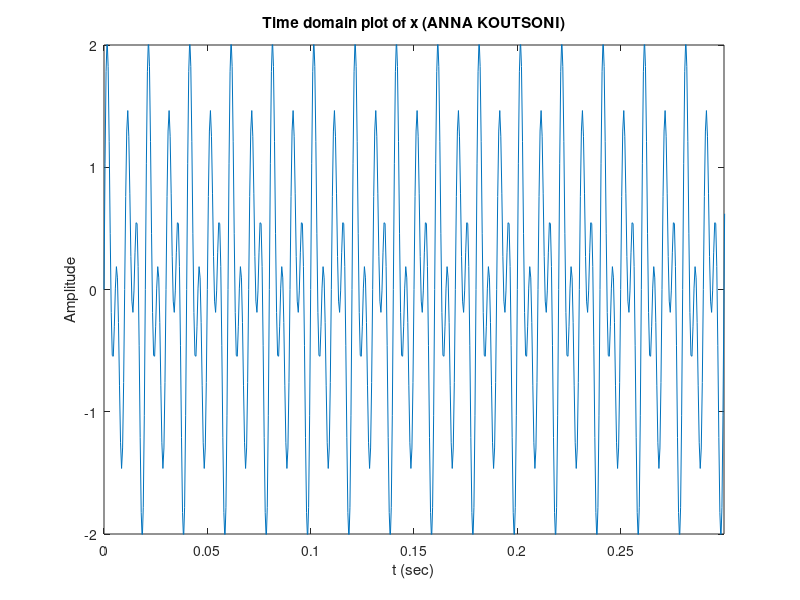
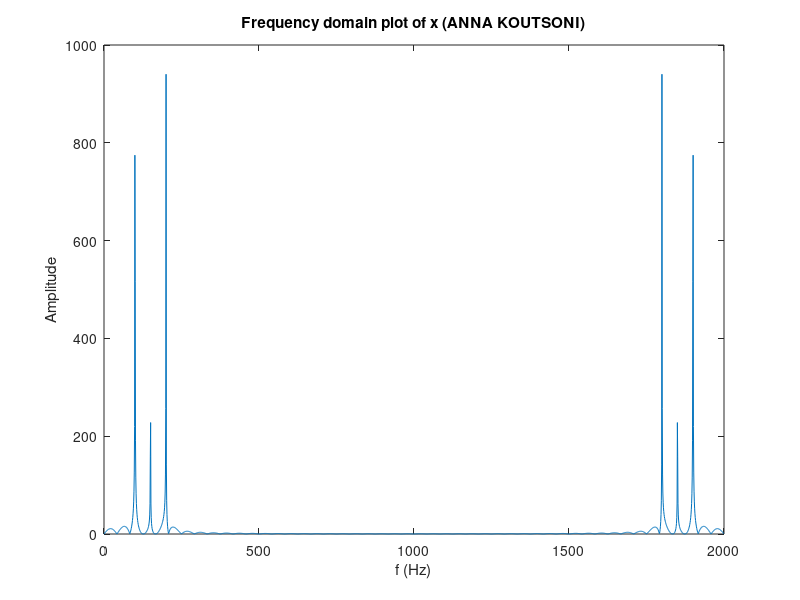
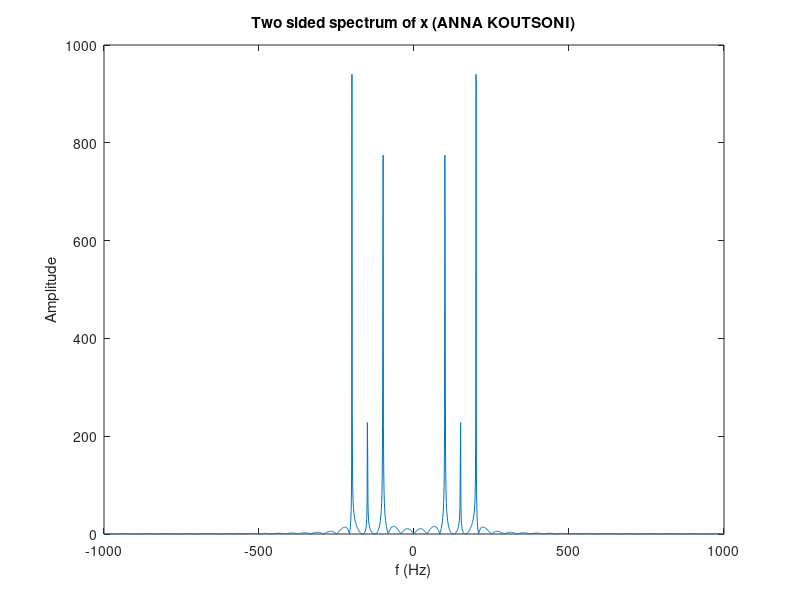
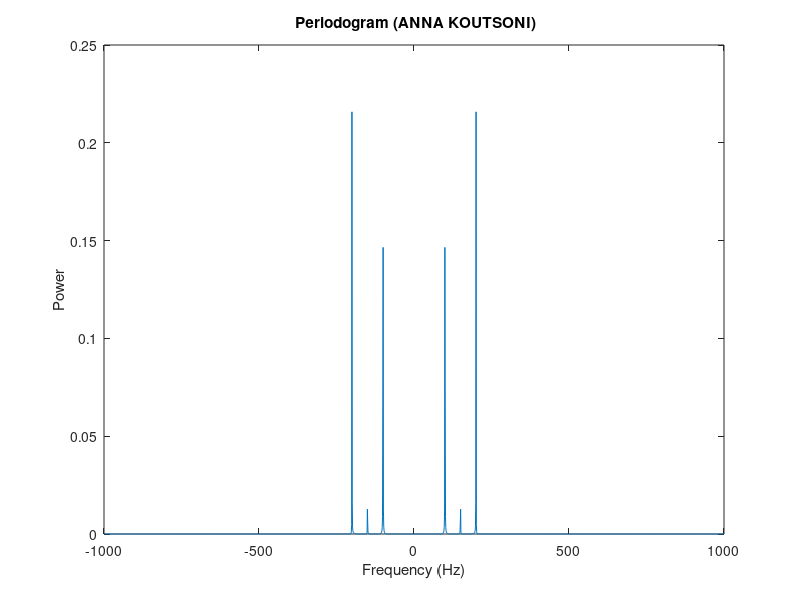

Here is the MATLAB script that generated these plots, in order:
%%%%%%%%%%%%%%%%%%%%%%%%%%%%%%%%%%%%%%%%%%%%%%%%%%%%%%%%%%%%%%%%%%%%%%%%%%%
% Part 1 Δημιουργήστε το σήμα
%%%%%%%%%%%%%%%%%%%%%%%%%%%%%%%%%%%%%%%%%%%%%%%%%%%%%%%%%%%%%%%%%%%%%%%%%%%
close all; % κλείστε όλες τις γραφικές παραστάσεις
clear all; % καθαρίστε τον χώρο εργασίας
clc; % καθαρίστε το παράθυρο εντολών
Fs=2000; % συχνότητα δειγματοληψίας 2000 Hz
Ts=1/Fs; % περίοδος δειγματοληψίας
L=2000; % μήκος σήματος (αριθμός δειγμάτων)
T=L*Ts; % διάρκεια σήματος
t=0:Ts:(L-1)*Ts; % χρονικές στιγμές υπολογισμού το σήματος
x=sin(2*pi*100*t)+ 0.3*sin(2*pi*150*(t-2))+ sin(2*pi*200*t); % ημιτονικό σήμα συχνότητας 100 Hz
 % συνιστώσα 150 Hz
 % συνιστώσα 200 Hz
% Σχεδιάστε το σήμα στο πεδίο του χρόνου
figure(1) % άνοιγμα παραθύρου για γραφική παράσταση
plot(t,x) % γραφική παράσταση του σήματος
title('Time domain plot of x (ANNA KOUTSONI)') % τίτλος γραφικής παράστασης
xlabel('t (sec)') % λεζάντα στον άξονα x
ylabel('Amplitude') % λεζάντα στον άξονα y
pause % αναμονή, πιέστε ένα πλήκτρο για να συνεχίσετε
axis([0 0.3 -2 2]) % εμφάνιση του σήματος από 0 έως 0.3 sec και
 % κλίμακα από -2 έως 2
pause % αναμονή, πιέστε ένα πλήκτρο για να συνεχίσετε
% Υπολογίστε τον διακριτό μετασχηματισμό Fourier
N = 2^nextpow2(L); % μήκος μετασχηματισμού Fourier.
 % η nextpow2 βρίσκει τον εκθέτη της δύναμης του 2 που
 % είναι μεγαλύτερη ή ίση από το όρισμα L
% εναλλακτικά, =ceil(log2(L))
Fo=Fs/N; % ανάλυση συχνότητας
f=(0:N-1)*Fo; % διάνυσμα συχνοτήτων
X=fft(x,N); % αριθμητικός υπολογισμός του διακριτού μετασχηματισμού
 % Fourier (DFT) για Ν σημεία
% Σχεδιάστε το σήμα στο πεδίο συχνότητας
% Αφού το σήμα είναι πραγματικό μπορείτε
% να σχεδιάσετε μόνο τις θετικές συχνότητες
figure(2) % άνοιγμα παραθύρου για γραφική παράστα-ση
plot((f(1:N)),abs(X(1:N))) % γραφική παράσταση των θετικών συχνοτή-των
title('Frequency domain plot of x (ANNA KOUTSONI)') % τίτλος γραφικής παράστασης
xlabel('f (Hz)') % λεζάντα στον άξονα x
ylabel('Amplitude') % λεζάντα στον άξονα y
pause % αναμονή για να δείτε το σχήμα
 % πιέστε ένα πλήκτρο για να συνεχίσετε

% για τη γραφική παράσταση του αμφίπλευρου φάσματος
% πρέπει να χρησιμοποιήσετε την fftshift ώστε ο όρος για
% τη συχνότητα μηδέν να μετακινηθεί στην αρχή των αξόνων
% δείτε help fftshift για περισσότερες λεπτομέρειες
figure(3) % άνοιγμα παραθύρου για γραφική παράσταση
f=f-Fs/2; % ολίσθηση συχνοτήτων προς τα αριστερά κατά –Fs/2
X=fftshift(X); % ολίσθηση της μηδενικής συχνότητας στο κέντρο
 % του φάσματος
 % (ακολουθούν πολλές εντολές σε μια γραμμή)
plot(f,abs(X));title('Two sided spectrum of x (ANNA KOUTSONI)'); xlabel('f (Hz)');
ylabel('Amplitude')
pause % αναμονή, πιέστε ένα πλήκτρο για να συνεχίσετε
% Υπολογίστε την ισχύ
power=X.*conj(X)/N/L; % υπολογισμός πυκνότητας ισχύος
figure(4) % άνοιγμα παραθύρου για γραφική παράσταση
plot(f,power) % ισχύς ανά συνιστώσα συχνότητα
xlabel('Frequency (Hz)') % λεζάντα στον άξονα x
ylabel('Power') % λεζάντα στον άξονα y
title('{\bf Periodogram} (ANNA KOUTSONI)') % τίτλος διαγράμματος με παχιά γράμματα
pause
disp('Part2')
%%%%%%%%%%%%%%%%%%%%%%%%%%%%%%%%%%%%%%%%%%%%%%%%%%%%%%%%%%%%%%%%%%%%%%%%%%%

sz=size(x);
n=randn(sz);
figure(5) % άνοιγμα παραθύρου για γραφική παράσταση
plot(t,n) % γραφική παράσταση του σήματος
axis([0 0.3 -2 2]) % εμφάνιση του σήματος από 0 έως 0.3 sec και
 % κλίμακα από -2 έως 2
title('Time domain plot of n (ANNA KOUTSONI)') % τίτλος γραφικής παράστασης
xlabel('t (sec)') % λεζάντα στον άξονα x
ylabel('Noise') % λεζάντα στον άξονα y
pause % αναμονή, πιέστε ένα πλήκτρο για να συνεχίσετε

Nf=fft(n,N);
powern=Nf.*conj(Nf)/N/L; % υπολογισμός πυκνότητας φάσματος ισχύος
figure(6) % άνοιγμα παραθύρου για γραφική παράσταση
f1=(0:N-1)*Fo;
plot(f1,powern) % ισχύς ανά συνιστώσα συχνότητα
xlabel('Frequency (Hz)') % λεζάντα στον άξονα x
ylabel('Power') % λεζάντα στον άξονα y
title('{\bf Periodogram} (ANNA KOUTSONI)') % τίτλος διαγράμματος με παχιά γράμματα
pause

s=x+n;
figure(7) % άνοιγμα παραθύρου για γραφική παράσταση
plot(t,s) % γραφική παράσταση του σήματος
axis([0 0.2 -2 2]) % εμφάνιση του σήματος από 0 έως 0.2 sec και
 % κλίμακα από -2 έως 2
title('Time domain plot of s (ANNA KOUTSONI)') % τίτλος γραφικής παράστασης
xlabel('t (sec)') % λεζάντα στον άξονα x
ylabel('Amplitude') % λεζάντα στον άξονα y
pause % αναμονή, πιέστε ένα πλήκτρο για να συνεχίσετε
figure(8) % άνοιγμα παραθύρου για γραφική παράσταση
S=fft(s,N);
S=fftshift(S); % ολίσθηση της μηδενικής συχνότητας στο κέντρο
 % του φάσματος
 % (ακολουθούν πολλές εντολές σε μια γραμμή)
plot(f,abs(S));title('Two sided spectrum of s (ANNA KOUTSONI)'); xlabel('f (Hz)');
ylabel('Amplitude');
pause %
 
% Part 2 Προσθέστε θόρυβο στο σήμα
% Συμπληρώστε τον κώδικα για τη δημιουργία του σήματος θορύβου n με τη
% βοήθεια της συνάρτησης randn.
% Το διάνυσμα θορύβου n θα πρέπει να είναι του ίδιου μεγέθους με αυτό της
% ημιτονοειδούς κυματομορφής x του πρώτου μέρους. Δείτε help size.
% Σχεδιάστε το σήμα θορύβου στο διάστημα από 0 έως 0.3 sec και κλίμακα
% από -2 έως 2
% Υπολογίστε το περιοδόγραμμα του n και σχεδιάστε την πυκνότητα φάσματος
% ισχύος του σήματος θορύβου.
% Προσθέστε το σήμα θορύβου και το x για να λάβετε το σήμα με θόρυβο s.
% Σχεδιάσατε το σήμα με θόρυβο s στο πεδίο του χρόνου στην περιοχή 0 έως 
% 0.2 sec και κλίμακα από -2 έως 2 καθώς και το αμφίπλευρο φάσμα του
%%%%%%%%%%%%%%%%%%%%%%%%%%%%%%%%%%%%%%%%%%%%%%%%%%%%%%%%%%%%%%%%%%%%%%%%%%%

disp('Part3')
Fs=2000; % συχνότητα δειγματοληψίας 2000 Hz
Ts=1/Fs; % περίοδος δειγματοληψίας
L=2000; % μήκος σήματος (αριθμός δειγμάτων)
T=L*Ts; % διάρκεια σήματος
t=0:Ts:(L-1)*Ts;
k=sin(2*pi*750*t);
sk=s.*k;
figure(9) % άνοιγμα παραθύρου για γραφική παράσταση
plot(t,sk) % γραφική παράσταση του σήματος
axis([0 0.2 -2 2]) % εμφάνιση του σήματος από 0 έως 0.2 sec και
 % κλίμακα από -2 έως 2
title('Time domain plot of sk (ANNA KOUTSONI)') % τίτλος γραφικής παράστασης
xlabel('t (sec)') % λεζάντα στον άξονα x
ylabel('Amplitude') % λεζάντα στον άξονα y
pause % αναμονή, πιέστε ένα πλήκτρο για να συνεχίσετε
SK=fft(sk,N);
SK=fftshift(SK);
figure(10) % άνοιγμα παραθύρου για γραφική παράστα-ση
plot((f(1:N)),abs(SK(1:N))) % γραφική παράσταση των θετικών συχνοτή-των
title('Frequency domain plot of SK (ANNA KOUTSONI)') % τίτλος γραφικής παράστασης
xlabel('f (Hz)') % λεζάντα στον άξονα x
ylabel('Amplitude') % λεζάντα στον άξονα y
pause % αναμονή για να δείτε το σχήμα
 % πιέστε ένα πλήκτρο για να συνεχίσετε
%%%%%%%%%%%%%%%%%%%%%%%%%%%%%%%%%%%%%%%%%%%%%%%%%%%%%%%%%%%%%%%%%%%%%%%%%%%
% Part 3. Πολλαπλασιασμός σημάτων
% Συμπληρώστε τον κώδικα δημιουργίας ενός ημιτονοειδούς σήματος συχνότητας
% 750 Hz και πολλαπλασιάστε με το προηγούμενο σήμα s.
% Τα δύο σήματα θα πρέπει να είναι του ίδιου μεγέθους και να χρησιμοποιηθεί
% ο τελεστής '.*' για ανά στοιχείο πολλαπλασιασμό.
% Σχεδιάστε το αποτέλεσμα στο πεδίο του χρόνου στην περιοχή 0 έως 0.2 sec
% και κλίμακα από -2 έως 2 καθώς και στο πεδίο της συχνότητας
% χρησιμοποιώντας τη συνάρτηση fftshift.
%%%%%%%%%%%%%%%%%%%%%%%%%%%%%%%%%%%%%%%%%%%%%%%%%%%%%%%%%%%%%%%%%%%%%%%%%%%